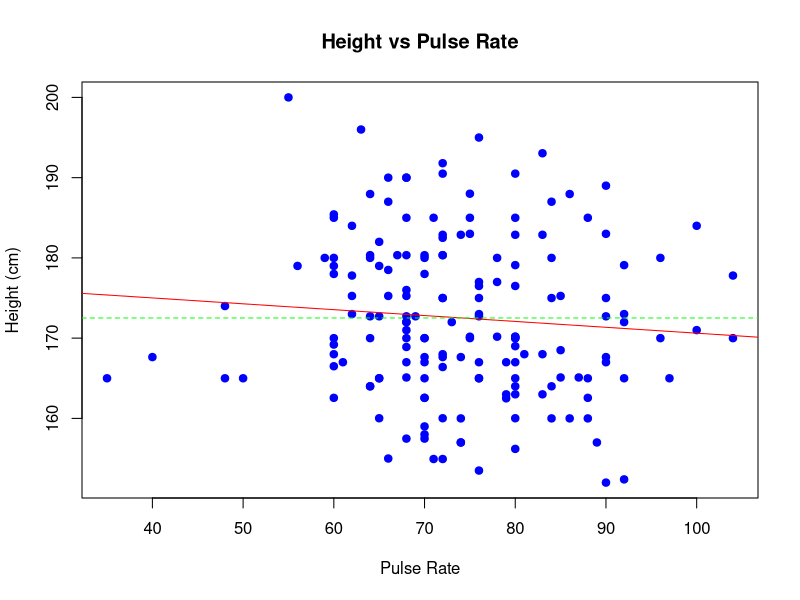

Write R code to recreate this figure.
# cop2073c-pe9Solve.R
# D. Singletary
# 10/20/24
# Simple linear regression

# Load the required package
# install.packages("MASS") # uncomment if necessary
library(MASS)

# Extract relevant data from the survey dataframe
# Note: Removing rows with NA values for Height or Wr.Hnd
survey_data <- na.omit(survey[, c("Height", "Wr.Hnd", "Pulse")])

# Fit a linear model for height based on writing hand span
lm_height_hand <- lm(Height ~ Wr.Hnd, data = survey_data)

# Predict mean student heights with 99% confidence intervals 
# for given hand spans
hand_spans <- data.frame(Wr.Hnd = c(12, 15.2, 17, 19.9))
predictions <- predict(lm_height_hand, newdata = hand_spans, 
                       interval = "confidence", level = 0.99)
print(predictions)

# Fit a linear model to predict mean student height based on pulse rate
lm_height_pulse <- lm(Height ~ Pulse, data = survey_data)

# Create a scatterplot of the data with the fitted line superimposed
plot(survey_data$Pulse, survey_data$Height, main = "Height vs Pulse Rate",
     xlab = "Pulse Rate", ylab = "Height (cm)", pch = 19, col = "blue")
abline(lm_height_pulse, col = "red")

# Extract and interpret the slope and hypothesis test results
slope <- coef(lm_height_pulse)["Pulse"]
summary_model <- summary(lm_height_pulse)
t_stat <- summary_model$coefficients["Pulse", "t value"]
p_value <- summary_model$coefficients["Pulse", "Pr(>|t|)"]

cat("\nSlope Estimate: ", slope, "\n")
cat("t-statistic: ", t_stat, "\n")
cat("p-value: ", p_value, "\n")

# Interpretation of the point estimate of the slope
cat("\nThe point estimate of the slope is ", slope, ", which indicates that\n")
cat("for each unit increase in pulse rate, the expected change in student\n")
cat("height is ", slope, " cm.\n")

# Interpretation of the hypothesis test result
if (p_value < 0.05) {
  cat("The p-value is ", p_value, ", which is less than the significance\n")
  cat("level of 0.05. This suggests that we reject the null hypothesis\n")
  cat("(H0: B1 = 0) and conclude that there is a statistically significant\n")
  cat("relationship between pulse rate and height.\n")
} else {
  cat("The p-value is ", p_value, ", which is greater than the significance\n")
  cat("level of 0.05. This suggests that we fail to reject the null\n")
  cat("hypothesis (H0: B1 = 0) and conclude that there is no statistically\n")
  cat("significant relationship between pulse rate and height.\n")
}

# Calculate 90% confidence interval for the slope parameter
conf_interval <- confint(lm_height_pulse, "Pulse", level = 0.90)
cat("90% Confidence Interval for Slope: ", conf_interval, "\n")

# Identify incomplete observations for the height and pulse data
incomplete_obs <- which(is.na(survey$Height) | is.na(survey$Pulse))

# Calculate the sample mean of height excluding incomplete observations
# using the unary operator
mean_height <- mean(survey$Height[-incomplete_obs], na.rm = TRUE)
cat("\nMean Student Height: ", mean_height, "\n")

# Add a horizontal line to the plot representing the mean height
abline(h = mean_height, col = "green", lty = 2)
